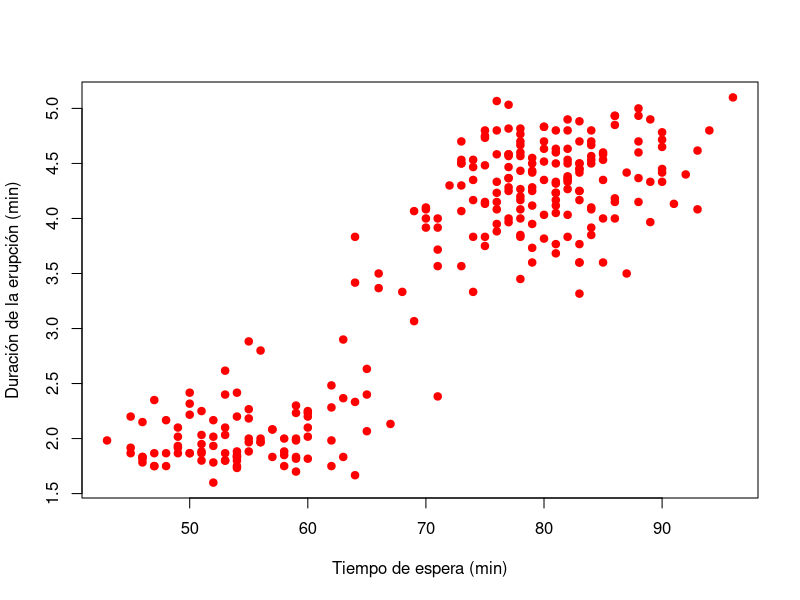
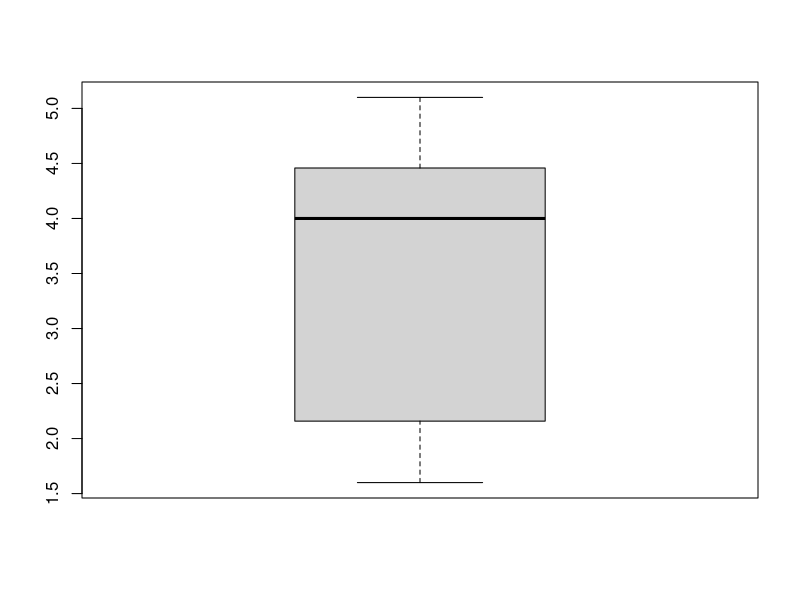
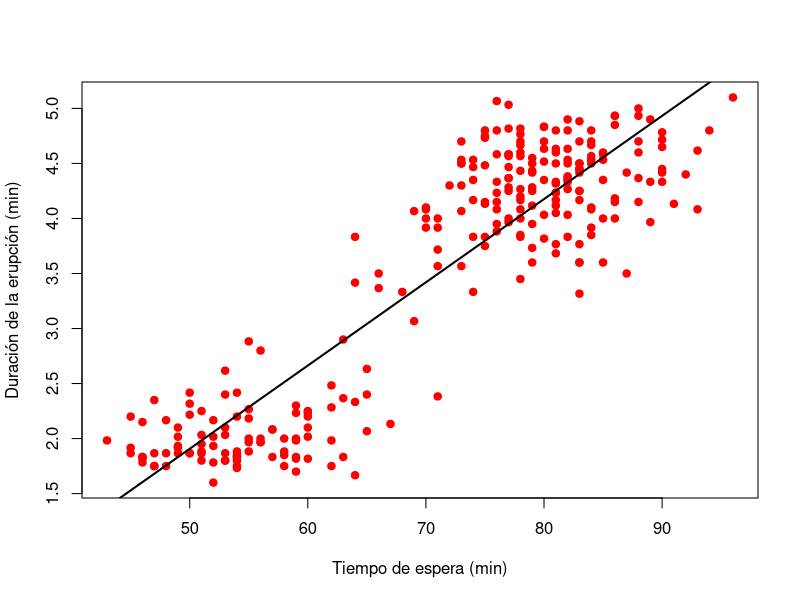

The R source for these figures, in order:
# Correlación
# Importar datos de altura y diámetro

erupciones <- faithful

# Crear un gráfico base para revisar el comportamiento
# de las dos variables numéricas

plot(erupciones$waiting, erupciones$eruptions,
     xlab = "Tiempo de espera (min)",
     ylab = "Duración de la erupción (min)",
     pch = 19, col = "red")

# Conocer el rango del tiempo
range(erupciones$waiting)

# Conocer el rango de la erupción
range(erupciones$eruptions)

boxplot(erupciones$eruptions)
fivenum(erupciones$eruptions)

cor.test(erupciones$eruptions, erupciones$waiting)

# 07/10/2026
# Regresión lineal
# función lm

gylm <- lm(erupciones$eruptions ~ erupciones$waiting)
summary(gylm)


# Graficar la línea de tendencia central
# función abline()

plot(erupciones$waiting, erupciones$eruptions,
     xlab = "Tiempo de espera (min)",
     ylab = "Duración de la erupción (min)",
     pch = 19, col = "red")
abline(gylm, lw = 2)

# ampliar mi datos originales con Yprima y apliación del modelo
erupciones$yprima <- gylm$fitted.values
erupciones$modelo <- -1.874016 + 0.075628*erupciones$waiting
erupciones$residual <- gylm$residuals

# Determinar que la suma de residuales = 0
sum(erupciones$residual)
